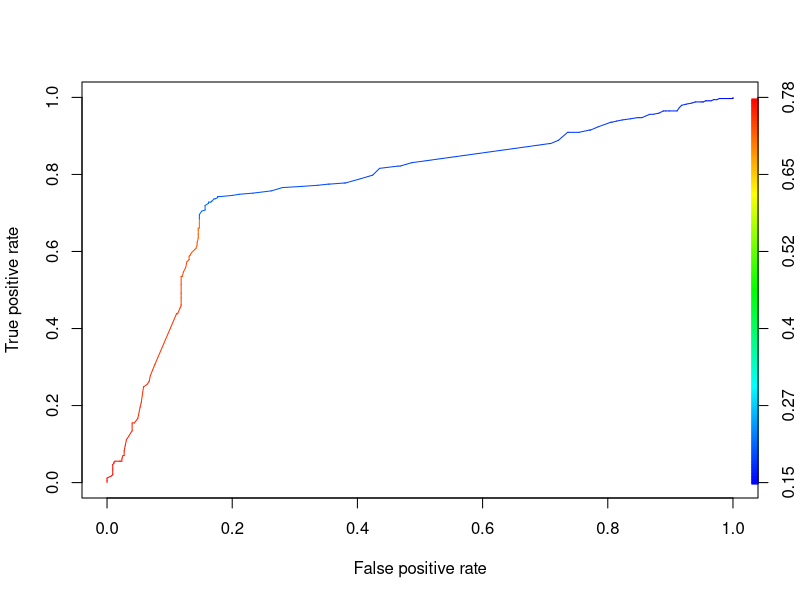

This chart was generated by the following R code:
#Working Directory
setwd("D:/FunXExcel Channel/17. Kaggle/GitHub/Kaggle_Titanic_R/2_train_gender_age")

#Import
df_train <- read.csv("train_gender_age.csv")
df_test <- read.csv("test_gender_age.csv")

#Check train Dataset
str(df_train)
summary(df_train)

#Check train Dataset
str(df_test)
summary(df_test)

#Assign NA to Survived in test dataset
df_test$Survived <- NA

#Convert Survived in train to factor
df_train$Survived <- as.factor(df_train$Survived)

#Replace missing value by mean of age - train
table(is.na(df_train$Age))
df_train$Age[is.na(df_train$Age)] <- round(mean(df_train$Age, na.rm = TRUE))
table(is.na(df_train$Age))

#Replace missing value by mean of age - test
table(is.na(df_test$Age))
df_test$Age[is.na(df_test$Age)] <- round(mean(df_test$Age, na.rm = TRUE))
table(is.na(df_test$Age))

#Check again for missing values
summary(df_train)
summary(df_test)


#Build model using Logistic Regression
logistic <- glm(Survived ~ Age + Sex ,data = df_train , family = binomial)
summary(logistic)

#Score using training dataset
predict <- predict(logistic, type = 'response')

#Check model performance - Ideally you need to do it on a cross validation test dataset dereived from train dataset
library(ROCR)
ROCRpred <- prediction(predict, df_train$Survived)
ROCRperf <- performance(ROCRpred, 'tpr','fpr')
plot(ROCRperf, colorize = TRUE, text.adj = c(-0.2,1.7))

auc <- performance(ROCRpred, measure = "auc")
auc <- auc@y.values[[1]]
auc

#Score on test dataset
prediction <- predict(logistic, df_test , type = 'response')

#Since the predictions range between 0 to 1, we need to ensure responses are either 0 or 1
df_test$Survived <- ifelse(prediction >0.5,1,0)

#Prepare dataset as per Kaggle submission file
solution <- data.frame(PassengerID = df_test$PassengerId, Survived = df_test$Survived)

#export to same folder as the input files
write.csv(solution, "submission_train_gender_age.csv", row.names = F)
